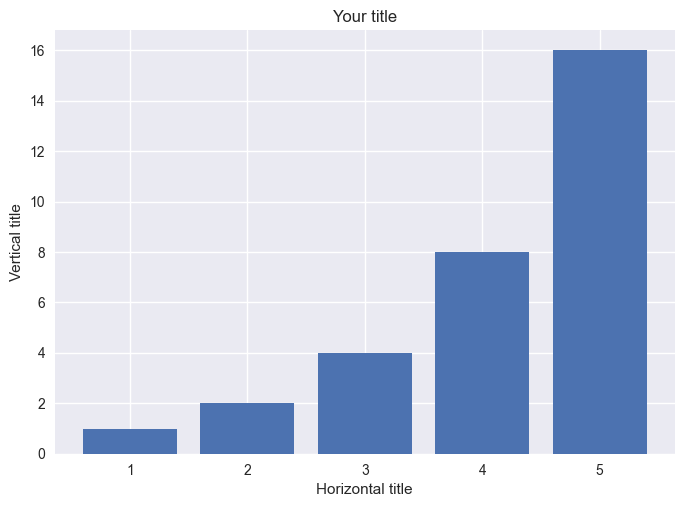

Recreate this plot in Python.
import matplotlib.pyplot as plt

plt.style.use('seaborn')
print(plt.style.available)

x1 = [1,2,3,4,5]
y1 = [1,2,4,8,16]

plt.bar(x1,y1)
plt.title('Your title')
plt.xlabel('Horizontal title')
plt.ylabel('Vertical title')

#plt.show()
plt.savefig('Themes.png', bbox_inches = 'tight')